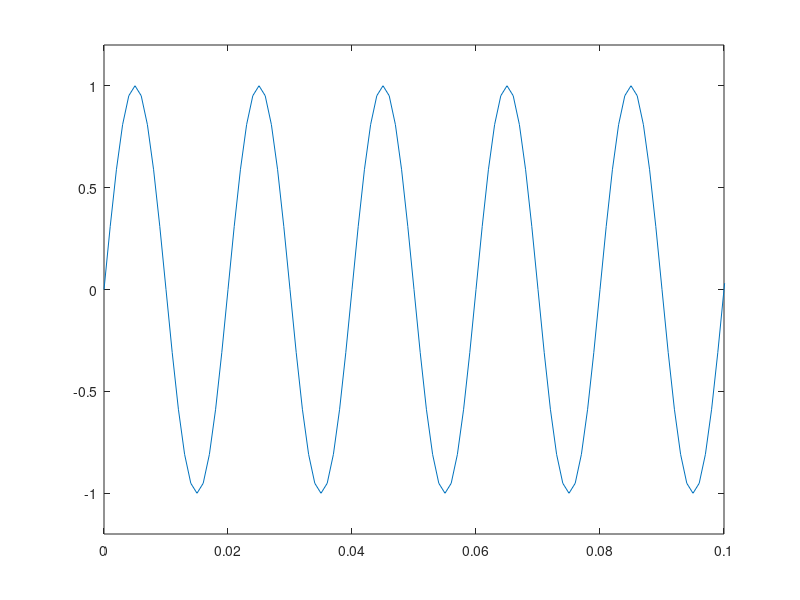
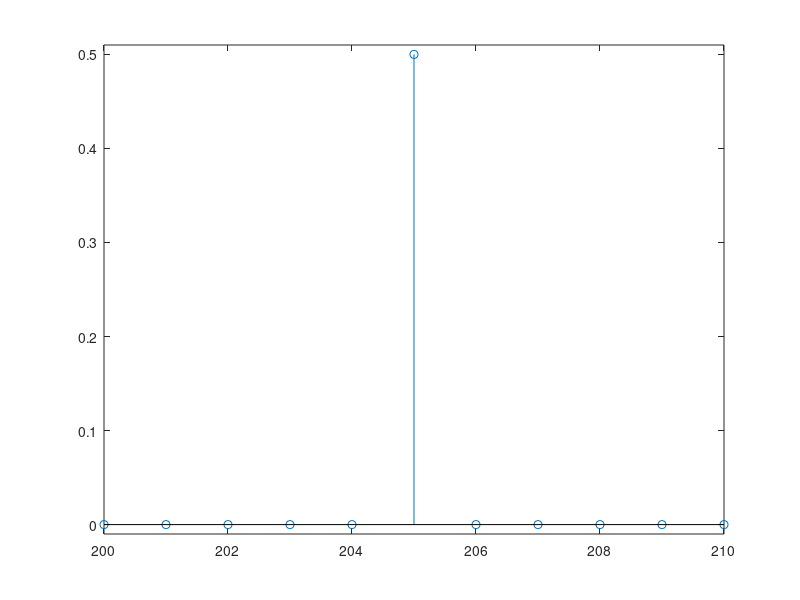
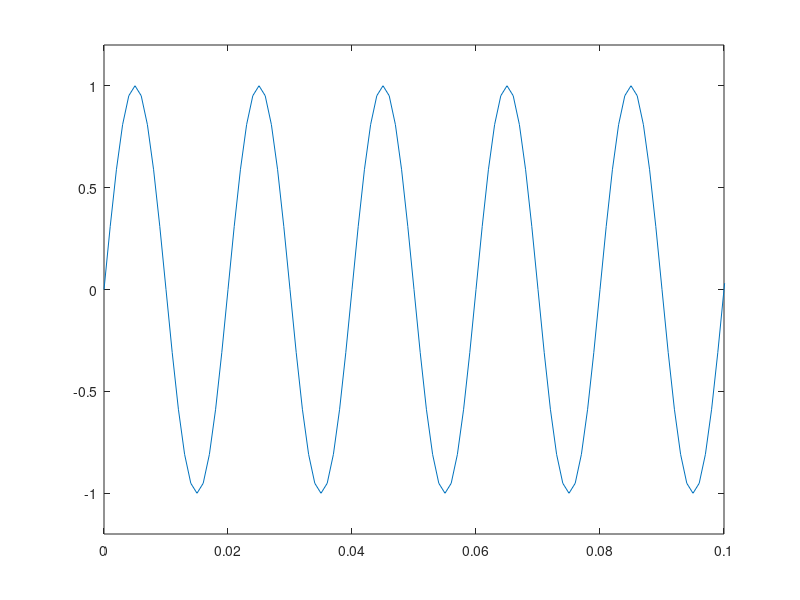
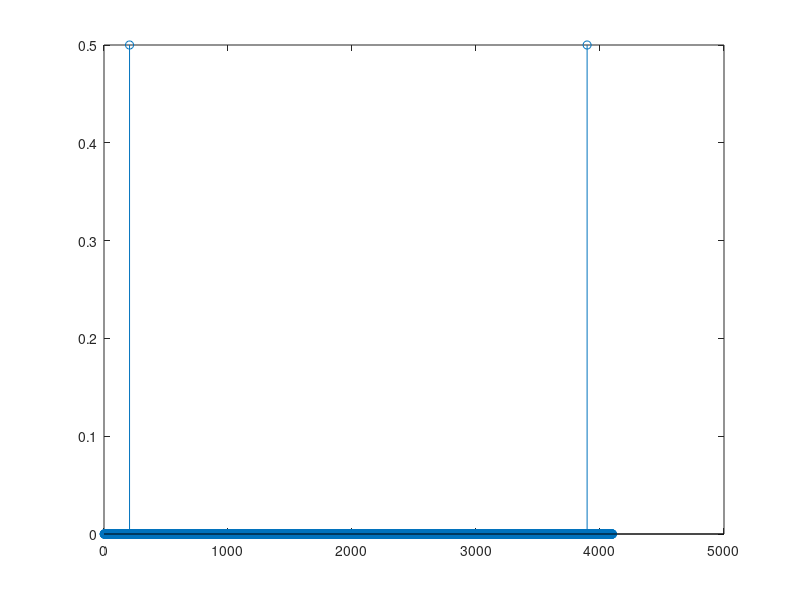

Write MATLAB code to recreate these figures, in order.
fs = 1e3;

n=0:1/fs:(5079/fs)-1;

x_n=sin(2*50*pi*n);
X_k=fft(x_n)/length(n);

figure(1)
plot(n,x_n);
axis([0 0.1 -1.2 1.2])

figure(2)
stem(abs(X_k));
axis([200 210 -0.01 0.51])

n1=0:1/fs:(5099/fs)-1;
x_n1=sin(2*50*pi*n1);
X_k1=fft(x_n1)/length(n1);

figure(3)
plot(n1,x_n1);
axis([0 0.1 -1.2 1.2])

figure(4)
stem(abs(X_k1));
%axis([150 250 -0.01 0.51])

% intgeral multiple of 20 will make signal periodic and no leakage